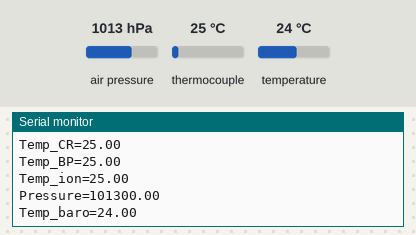
The sketch below on a simulated Arduino Uno, built with avr-gcc and run on an emulated ATmega328P. On the bench: the last lines printed to the serial monitor. Inputs (shaded band) come from the test bench; at power-on: air pressure 1013 hPa, thermocouple 25 °C, temperature 24 °C.

Above: at 3.2 s.
3.3 s: air pressure set to 952 hPa
6.5 s: thermocouple set to 6 °C
At 8.3 s:
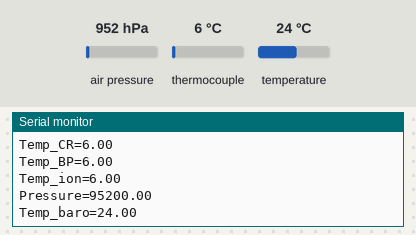
9.7 s: temperature set to 12 °C
At 12.4 s:
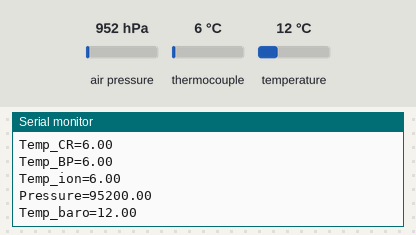
12.9 s: thermocouple set to 75 °C
16.1 s: air pressure set to 975 hPa
At 17.8 s:
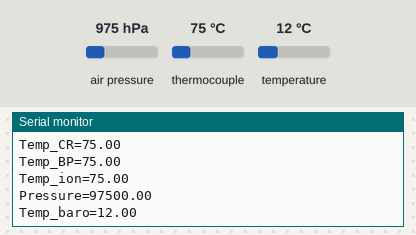
Timing chart, 0 to 19.3 s (numbered marks = the images above; inputs shaded):
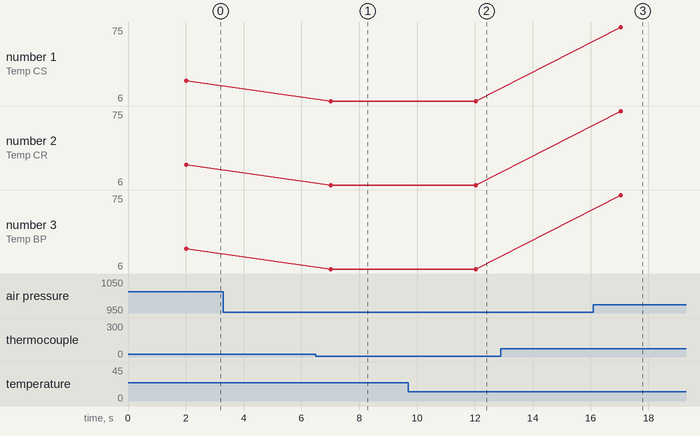

The sketch:

envSensors.ino
```cpp
/*
 * Read and communicate temperature information from multiple adafruit MAX31865 RTD sensor amplifiers
 * Four RTDs are read and there outputs sent to serial
 *
 * Barometer and onboard temperature (room) are read using the Adafruit_MPL3115A2 sensor IC and library
 *
 * Two door sensors are read and the result of an AND of the two sensors output to serial
 *
 * Serial port COM3 at BAUD 115200
 *
 *
 */

#include <Adafruit_MAX31865.h>
#include <Adafruit_MPL3115A2.h>
#include <TimeLib.h>


#define DELAY_TIME_MS 5000 //Time between iterations of loop() in ms


// Use software SPI: CS, DI, DO, CLK
//Adafruit_MAX31865 thermo_1 = Adafruit_MAX31865(10, 11, 12, 13);
// use hardware SPI, just pass in the CS pin
//Adafruit_MAX31865 thermo_1 = Adafruit_MAX31865(10);
//Current RTDs
//RTDs have different CS pins but share DI, DO, CLK pins
Adafruit_MAX31865 thermo_1 = Adafruit_MAX31865(10, 11, 12, 13);
Adafruit_MAX31865 thermo_2 = Adafruit_MAX31865(9, 11, 12, 13);
Adafruit_MAX31865 thermo_3 = Adafruit_MAX31865(8, 11, 12, 13);
Adafruit_MAX31865 thermo_4 = Adafruit_MAX31865(7, 11, 12, 13);
#define RREF 430.0 // The value of the Rref resistor. Use 430.0 for PT100 and 4300.0 for PT100
#define RNOMINAL  100.0 // The 'nominal' 0-degrees-C resistance of the sensor, 100.0 for PT100, 1000.0 for PT1000

Adafruit_MPL3115A2 baro;

//int doorSensor1 = 2; //pin # of first sensor
//int doorSensor2 = 3; //pin # of second sensor

void setup()
{
  Serial.begin(115200); //NB: Serial monitor must match this value or will display unintelligble symbols
  while(!Serial){ } //Wait until serial monitor has started
  delay(2000);

  //Check if the barometer is connected
  if (!baro.begin()) {
    Serial.println("ERROR: Could not find barometer. Check wiring.");
    while(1);
  }

  Serial.println("Beginning Integrated Readout");

  //Initialize the RTDs as the 2-wire variety
  thermo_1.begin(MAX31865_2WIRE);
  thermo_2.begin(MAX31865_2WIRE);
  thermo_3.begin(MAX31865_2WIRE);
  thermo_4.begin(MAX31865_2WIRE);

  // use to set sea level pressure for current location
  // this is needed for accurate altitude measurement
  // STD SLP = 1013.26 hPa
  baro.setSeaPressure(1013.26);

  //Setup the door sensor pins
//  pinMode(doorSensor1, INPUT_PULLUP);
//  pinMode(doorSensor2, INPUT_PULLUP);
}

void loop()
{

  //Print the duration of the run to this point [dd:hh:mm]
  time_t t = now();

  //Read in temps from the sensors
  float temp_1 = thermo_1.temperature(RNOMINAL, RREF);
  float temp_2 = thermo_2.temperature(RNOMINAL, RREF);
  float temp_3 = thermo_3.temperature(RNOMINAL, RREF);
  float temp_4 = thermo_4.temperature(RNOMINAL, RREF);
  //Check if any of the RTD boards had faults
  faultCheck();


  //Get pressure and room temp from the barometer and print to serial
  float pressure = baro.getPressure(); // [hPa]
  //float altitude = baro.getAltitude(); // [m]
  float temp_baro = baro.getTemperature(); // [C]

  /*
  //Check if all door sensors are closed
  String doorStatus;
  if (digitalRead(doorSensor1) == LOW && digitalRead(doorSensor2) == LOW)
  {
    doorStatus = "CLOSED";
  }
  else
  {
    doorStatus = "OPEN";
  }
  */

  Serial.print("RunDuration=");Serial.print(hour(t));Serial.print(":");Serial.print(minute(t));Serial.print(":");Serial.println(second(t));
  Serial.print("Temp_CS="); Serial.println(temp_1); //CS = Coolant supply
  Serial.print("Temp_CR="); Serial.println(temp_2); //CR = Coolant return
  Serial.print("Temp_BP="); Serial.println(temp_3); //BP = Base plate
  Serial.print("Temp_ion="); Serial.println(temp_4); //Ion = ion chamber
  Serial.print("Pressure="); Serial.println(pressure);
  Serial.print("Temp_baro="); Serial.println(temp_baro); //baro = arduino box temp
  //Serial.print("Door="); Serial.println(doorStatus);

  //Delay before next iteration
  delay(DELAY_TIME_MS);
}


//Check if the passed board had any faults and print them
//Since we don't have an array of boards, repeats code to check for faults with each board
void faultCheck()
{

 // Check and print any faults
  uint8_t fault = thermo_1.readFault();
  if (fault) {
    Serial.println("Fault with board 1");
    Serial.print("Fault 0x"); Serial.println(fault, HEX);
    if (fault & MAX31865_FAULT_HIGHTHRESH) {
      Serial.println("RTD High Threshold");
    }
    if (fault & MAX31865_FAULT_LOWTHRESH) {
      Serial.println("RTD Low Threshold");
    }
    if (fault & MAX31865_FAULT_REFINLOW) {
      Serial.println("REFIN- > 0.85 x Bias");
    }
    if (fault & MAX31865_FAULT_REFINHIGH) {
      Serial.println("REFIN- < 0.85 xBias - FORCE- open");
    }
    if (fault & MAX31865_FAULT_RTDINLOW) {
      Serial.println("RTDIN- < 0.85 x Bias - FORCE- open");
    }
    if (fault & MAX31865_FAULT_OVUV) {
      Serial.println("Under/Over voltage");
    }
    thermo_1.clearFault();
  }

  fault = thermo_2.readFault();
  if (fault) {
    Serial.println("Fault with board 2");
    Serial.print("Fault 0x"); Serial.println(fault, HEX);
    if (fault & MAX31865_FAULT_HIGHTHRESH) {
      Serial.println("RTD High Threshold");
    }
    if (fault & MAX31865_FAULT_LOWTHRESH) {
      Serial.println("RTD Low Threshold");
    }
    if (fault & MAX31865_FAULT_REFINLOW) {
      Serial.println("REFIN- > 0.85 x Bias");
    }
    if (fault & MAX31865_FAULT_REFINHIGH) {
      Serial.println("REFIN- < 0.85 xBias - FORCE- open");
    }
    if (fault & MAX31865_FAULT_RTDINLOW) {
      Serial.println("RTDIN- < 0.85 x Bias - FORCE- open");
    }
    if (fault & MAX31865_FAULT_OVUV) {
      Serial.println("Under/Over voltage");
    }
    thermo_2.clearFault();
  }

  fault = thermo_3.readFault();
  if (fault) {
    Serial.println("Fault with board 3");
    Serial.print("Fault 0x"); Serial.println(fault, HEX);
    if (fault & MAX31865_FAULT_HIGHTHRESH) {
      Serial.println("RTD High Threshold");
    }
    if (fault & MAX31865_FAULT_LOWTHRESH) {
      Serial.println("RTD Low Threshold");
    }
    if (fault & MAX31865_FAULT_REFINLOW) {
      Serial.println("REFIN- > 0.85 x Bias");
    }
    if (fault & MAX31865_FAULT_REFINHIGH) {
      Serial.println("REFIN- < 0.85 xBias - FORCE- open");
    }
    if (fault & MAX31865_FAULT_RTDINLOW) {
      Serial.println("RTDIN- < 0.85 x Bias - FORCE- open");
    }
    if (fault & MAX31865_FAULT_OVUV) {
      Serial.println("Under/Over voltage");
    }
    thermo_3.clearFault();
  }

   fault = thermo_4.readFault();
  if (fault) {
    Serial.println("Fault with board 4");
    Serial.print("Fault 0x"); Serial.println(fault, HEX);
    if (fault & MAX31865_FAULT_HIGHTHRESH) {
      Serial.println("RTD High Threshold");
    }
    if (fault & MAX31865_FAULT_LOWTHRESH) {
      Serial.println("RTD Low Threshold");
    }
    if (fault & MAX31865_FAULT_REFINLOW) {
      Serial.println("REFIN- > 0.85 x Bias");
    }
    if (fault & MAX31865_FAULT_REFINHIGH) {
      Serial.println("REFIN- < 0.85 xBias - FORCE- open");
    }
    if (fault & MAX31865_FAULT_RTDINLOW) {
      Serial.println("RTDIN- < 0.85 x Bias - FORCE- open");
    }
    if (fault & MAX31865_FAULT_OVUV) {
      Serial.println("Under/Over voltage");
    }
    thermo_4.clearFault();
  }
}
```

Measured:
- after the input at 6.5 s, the serial monitor: prints a new line after 0.52 s (image 1)
- after the input at 9.7 s, the serial monitor: prints a new line after 2.3 s (image 2)
- after the input at 16.1 s, the serial monitor: prints a new line after 0.95 s (image 3)
- plotted number 1: 25 → 6 after the input at 6.5 s
- plotted number 2: 25 → 6 after the input at 6.5 s
- plotted number 3: 25 → 6 after the input at 6.5 s
